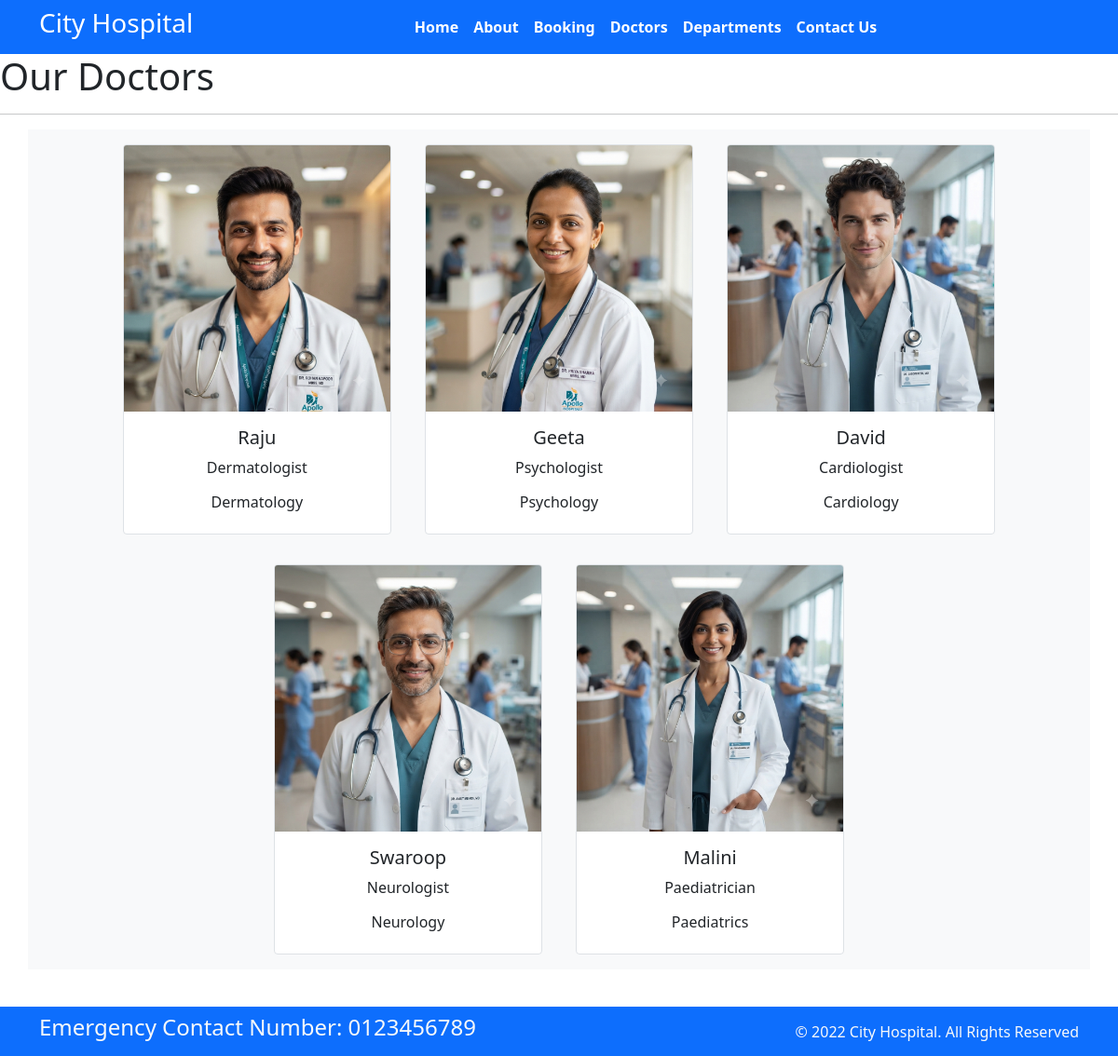
The app's page /doctors/ with its own data.
### home/models.py (models this page shows, shortened)
class Doctors(models.Model):
  doc_name = models.CharField(max_length=150)
  doc_spec =models.CharField(max_length=150)
  dep_name = models.ForeignKey(Departments,on_delete=models.CASCADE)
  doc_image = models.ImageField(upload_to='doctors')

class Departments(models.Model):
  dep_name = models.CharField(max_length=20)
  dep_description = models.TextField()
  def __str__(self):
    return self.dep_name

### home/views.py (the view)
# urls.py: path('doctors/',views.doctors,name="doctors"),
def doctors(request):
  dict_doc = {
    'doctors':Doctors.objects.all()
  }
  return render(request,'doctors.html',dict_doc)

### templates/doctors.html (shortened to what this page needs)
{% extends 'base.html' %}
{% block content %}
<h1>Our Doctors </h1>
<hr>
<div class="container text-center bg-light">
  {% for d in doctors %}
  <div class="card border rounded mx-3 my-3" style="width: 18rem; display:inline-block">
  <img src="{{d.doc_image.url}}" class="card-img-top" alt="...">
  <div class="card-body">
    <h5 class="card-title">{{d.doc_name}}</h5>
    <p class="card-text">{{d.doc_spec}}</p>
    <h6>{{d.dep_name}}</h6>
  </div>
</div>
{% endfor %}
</div>
{% endblock %}

### static/css/style.css (style rules this page uses)
html, body { height: 100%; }
body { display: flex; flex-direction: column; min-height: 100vh; }
img { max-height: 400px; }

### records on screen
Doctors: doc_image (picture), doc_name "Raju", doc_spec "Dermatologist", dep_name "Dermatology"
Doctors: doc_image (picture), doc_name "Geeta", doc_spec "Psychologist", dep_name "Psychology"
Doctors: doc_image (picture), doc_name "David", doc_spec "Cardiologist", dep_name "Cardiology"
Doctors: doc_image (picture), doc_name "Swaroop", doc_spec "Neurologist", dep_name "Neurology"
Doctors: doc_image (picture), doc_name "Malini", doc_spec "Paediatrician", dep_name "Paediatrics"
